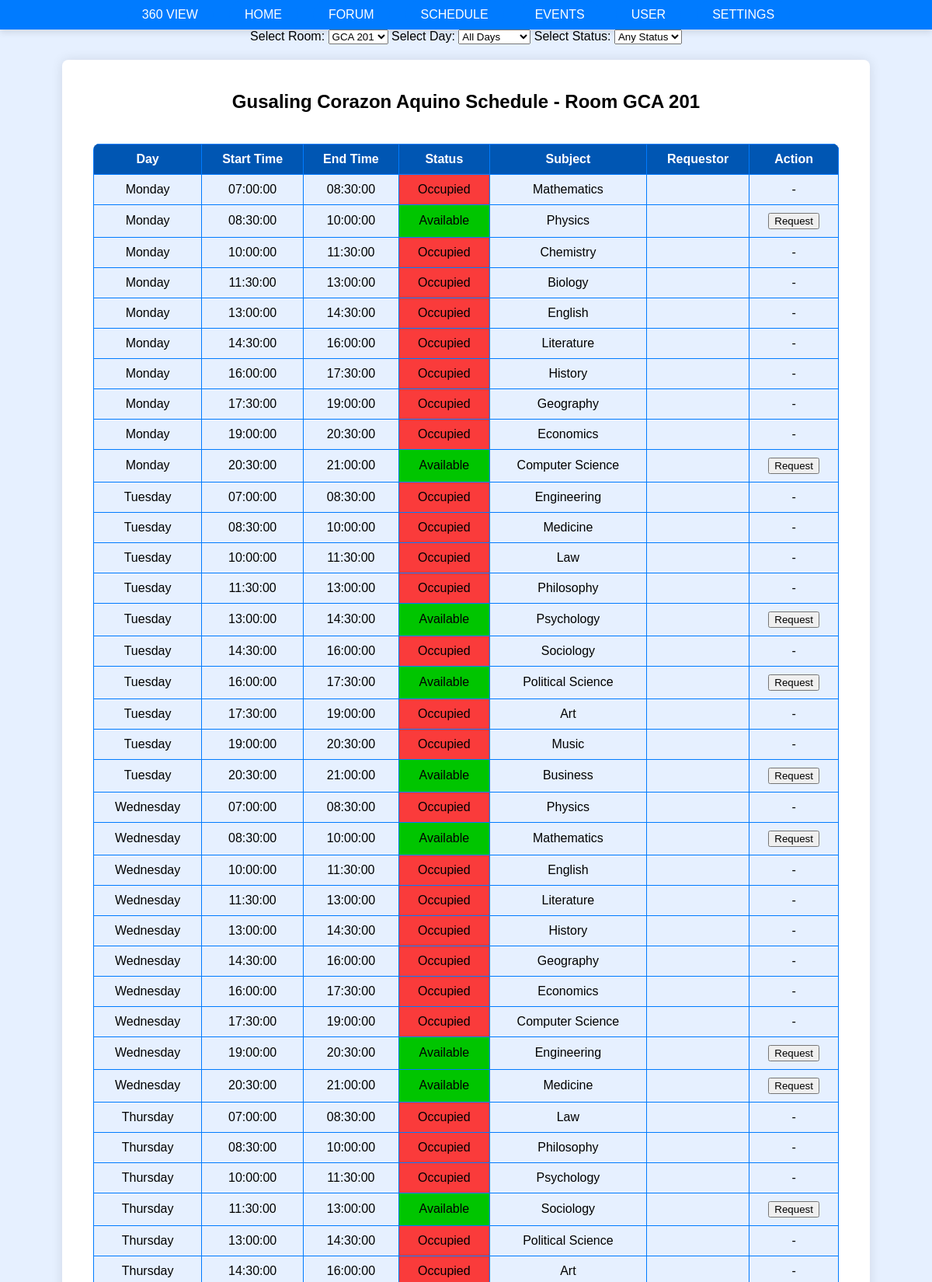
The page /gcaschedule.php (signed in, upper part) on the database its author committed.
### tables this page shows
CREATE TABLE `rooms` (
  `room_id` int(11) NOT NULL,
  `building` varchar(50) NOT NULL,
  `floor_number` int(11) NOT NULL,
  `room_number` varchar(10) NOT NULL
);

CREATE TABLE `schedules` (
  `schedule_id` int(11) NOT NULL,
  `room_id` int(11) NOT NULL,
  `day_of_week` enum('Monday','Tuesday','Wednesday','Thursday','Friday','Saturday') NOT NULL,
  `start_time` time NOT NULL,
  `end_time` time NOT NULL,
  `status` enum('Available','Occupied','Pending') DEFAULT 'Available',
  `subject` varchar(50) DEFAULT NULL,
  `user_id` int(11) DEFAULT NULL
);

### public/gcaschedule.php (the view, shortened to what this page needs)
<?php
require_once 'includes/dbh.inc.php';
$building_name = 'Gusaling Corazon Aquino';
$selected_room_id = null;
$selected_day = null;
$selected_status = null;
if (isset($_POST['room'])) {
    $selected_room_id = $_POST['room'];
    $_SESSION['selected_room_id'] = $selected_room_id;
} else {
    if (empty($selected_room_id)) {
        $sql = "SELECT room_id FROM rooms WHERE building = :building LIMIT 1";
        $stmt = $pdo->prepare($sql);
        $stmt->execute([':building' => $building_name]);
        $room = $stmt->fetch(PDO::FETCH_ASSOC);
        $selected_room_id = $room['room_id'] ?? null;
    }
}
if (isset($_POST['day'])) {
    $selected_day = $_POST['day'];
    $_SESSION['selected_day'] = $selected_day;
} else {
    $selected_day = null;
}
if (isset($_POST['stat'])) {
    $selected_status = $_POST['stat'];
    $_SESSION['selected_status'] = $selected_status;
} else {
    $selected_status = null;
}
$is_professor = isset($_SESSION['role']) && $_SESSION['role'] === 'Professor';
$is_admin = isset($_SESSION['role']) && $_SESSION['role'] === 'Admin';
?>
<!DOCTYPE html>
<html lang="en">
<head>
    <link rel="stylesheet" href="assets/schedule.css">
    <link rel="stylesheet" href="assets/dropdown.css">
</head>
<body>
    <div class="top-ribbon">
        <div class="ribbon-button-container dropdown stay">
            <span class="ribbon-button ribbon-trigger dropView">360 VIEW</span>
        </div>
        <div class="ribbon-button-container stay">
            <a href="home.php" class="ribbon-button">HOME</a>
        </div>
        <div class="ribbon-button-container">
            <a href="forum.php" class="ribbon-button">FORUM</a>
        </div>
        <div class="ribbon-button-container">
            <a href="schedule.php" class="ribbon-button">SCHEDULE</a>
        </div>
        <div class="ribbon-button-container">
            <a href="events.html" class="ribbon-button">EVENTS</a>
        </div>
        <div class="ribbon-button-container">
            <a href="user.php" class="ribbon-button">USER</a>
        </div>
        <div class="ribbon-button-container">
            <a href="settings.html" class="ribbon-button">SETTINGS</a>
        </div>
    </div>
    <div class="filters">
        <div class="room-dropdown">
            <form method="POST" id="filterForm">
                <label for="room">Select Room:</label>
                <select name="room" id="room" onchange="this.form.submit()">
                    <?php
                    $sql = "SELECT room_id, room_number FROM rooms WHERE building = :building";
                    $stmt = $pdo->prepare($sql);
                    $stmt->execute([':building' => $building_name]);
                    $rooms = $stmt->fetchAll(PDO::FETCH_ASSOC);
                    foreach ($rooms as $room) {
                        $selected = $selected_room_id == $room['room_id'] ? 'selected' : '';
                        echo "<option value=\"{$room['room_id']}\" $selected>{$room['room_number']}</option>";
                    }
                    ?>
                </select>
                <label for="day">Select Day:</label>
                <select name="day" id="day" onchange="this.form.submit()">
                    <option value="" <?php echo $selected_day === null ? 'selected' : ''; ?>>All Days</option>
                </select>
                <label for="stat">Select Status:</label>
                <select name="stat" id="stat" onchange="this.form.submit()">
                    <option value="" <?php echo $selected_status === null ? 'selected' : ''; ?>>Any Status</option>
                </select>
            </form>
        </div>
    </div>
    <div class="building-schedule-container">
        <?php
        if ($selected_room_id) {
            $room_id = $selected_room_id;
            $sql = "SELECT room_number FROM rooms WHERE room_id = :room_id";
            $stmt = $pdo->prepare($sql);
            $stmt->execute([':room_id' => $room_id]);
            $room_number = $stmt->fetchColumn();
            echo "<h2>{$building_name} Schedule - Room {$room_number}</h2>";
            $sql = "SELECT schedules.*, users.full_name FROM schedules LEFT JOIN users ON schedules.user_id = users.user_id WHERE schedules.room_id = :room_id";
            $params = [':room_id' => $room_id];
            $stmt = $pdo->prepare($sql);
            $stmt->execute($params);
            $schedules = $stmt->fetchAll(PDO::FETCH_ASSOC);
            echo "<table class=\"schedule-table\">";
            echo "<thead><tr><th>Day</th><th>Start Time</th><th>End Time</th><th>Status</th><th>Subject</th>";
            if ($is_professor|| $is_admin) {
                echo "<th>Requestor</th><th>Action</th>";
            }
            echo "</tr></thead>";
            echo "<tbody>";
            foreach ($schedules as $schedule) {
                echo "<tr>";
                echo "<td>{$schedule['day_of_week']}</td>";
                echo "<td>{$schedule['start_time']}</td>";
                echo "<td>{$schedule['end_time']}</td>";
                if ($schedule['status'] == 'Available')
                    {echo "<td class=\"available\">{$schedule['status']}</td>";}
                elseif ($schedule['status'] == 'Occupied' && $schedule['user_id'] == $_SESSION['user_id'])
                    {echo "<td class=\"occupied-own\">{$schedule['status']} (YOU)</td>";}
                elseif ($schedule['status'] == 'Pending')
                    {echo "<td class=\"pending\">{$schedule['status']}</td>";}
                else
                    {echo "<td class=\"occupied\">{$schedule['status']}</td>";}
                echo "<td>{$schedule['subject']}</td>";
                if ($is_professor) {
                    echo "<td>{$schedule['full_name']}</td>";
                    echo "<td>";
                    if ($schedule['status'] == 'Available') {
                        echo "<form method=\"POST\">";
                        echo "<button type=\"submit\" name=\"occupy_schedule\">Request</button>";
                        echo "</form>";
                    } elseif ($schedule['status'] == 'Occupied' && $schedule['user_id'] == $_SESSION['user_id']) {
                        echo "<form method=\"POST\">";
                        echo "<input type=\"hidden\" name=\"schedule_id\" value=\"{$schedule['schedule_id']}\">";
                        echo "<button type=\"submit\" name=\"unoccupy_schedule\">Unoccupy</button>";
                        echo "</form>";
                    } else {
                        echo "-";
                    }
                    echo "</td>";
                }
                echo "</tr>";
            }
            echo "</tbody></table>";
        }
        ?>
    </div>
</body>
</html>

### public/assets/schedule.css (style rules this page uses)
body { font-family: Arial, sans-serif; background-color: #e6f0ff; display: flex; flex-direction: column; align-items: center; height: 100vh; margin: 0; }
.top-ribbon { background-color: #007bff; width: 100%; padding: 10px 0; display: flex; justify-content: center; box-shadow: 0 4px 8px rgba(0, 0, 0, 0.1); }
.ribbon-button-container { margin: 0 10px; }
.ribbon-button { padding: 10px 20px; background-color: #007bff; color: white; text-decoration: none; border-radius: 20px; font-size: 16px; transition: background-color 0.3s, color 0.3s; }
.building-schedule-container { background-color: #ffffff; padding: 20px 40px; border-radius: 8px; box-shadow: 0 0 15px rgba(0, 0, 0, 0.1); text-align: center; margin-top: 20px; display: flex; flex-direction: column; align-items: center; justify-content: center; width: 80%; }
.schedule-table { width: 100%; border-collapse: collapse; margin-top: 20px; }
.schedule-table th, .schedule-table td { border: 1px solid #007bff; padding: 10px; text-align: center; }
.schedule-table th { background-color: #0056b3; color: white; }
.schedule-table td { background-color: #e6f0ff; }
.schedule-table { border-radius: 8px; overflow: hidden; }
.schedule-table td.available { background-color: rgb(0, 197, 0); }
.schedule-table td.occupied { background-color: rgb(250, 59, 59); }

### public/assets/dropdown.css (style rules this page uses)
.dropdown { position: relative; padding-top: 0px; padding-bottom: 0px; }
.ribbon-trigger { cursor: pointer; display: none; }
.stay .ribbon-trigger { display: block; padding-top: 0px; padding-bottom: 0px; }

### rows shown on the page
rooms: room_number "GCA 201"
schedules: day_of_week "Monday", start_time "07:00:00", end_time "08:30:00", status "Occupied", subject "Mathematics"
schedules: day_of_week "Monday", start_time "08:30:00", end_time "10:00:00", status "Available", subject "Physics"
schedules: day_of_week "Monday", start_time "10:00:00", end_time "11:30:00", status "Occupied", subject "Chemistry"
schedules: day_of_week "Monday", start_time "11:30:00", end_time "13:00:00", status "Occupied", subject "Biology"
schedules: day_of_week "Monday", start_time "13:00:00", end_time "14:30:00", status "Occupied", subject "English"
schedules: day_of_week "Monday", start_time "14:30:00", end_time "16:00:00", status "Occupied", subject "Literature"
schedules: day_of_week "Monday", start_time "16:00:00", end_time "17:30:00", status "Occupied", subject "History"
schedules: day_of_week "Monday", start_time "17:30:00", end_time "19:00:00", status "Occupied", subject "Geography"
schedules: day_of_week "Monday", start_time "19:00:00", end_time "20:30:00", status "Occupied", subject "Economics"
schedules: day_of_week "Monday", start_time "20:30:00", end_time "21:00:00", status "Available", subject "Computer Science"
schedules: day_of_week "Tuesday", start_time "07:00:00", end_time "08:30:00", status "Occupied", subject "Engineering"
schedules: day_of_week "Tuesday", start_time "08:30:00", end_time "10:00:00", status "Occupied", subject "Medicine"
schedules: day_of_week "Tuesday", start_time "10:00:00", end_time "11:30:00", status "Occupied", subject "Law"
schedules: day_of_week "Tuesday", start_time "11:30:00", end_time "13:00:00", status "Occupied", subject "Philosophy"
schedules: day_of_week "Tuesday", start_time "13:00:00", end_time "14:30:00", status "Available", subject "Psychology"
schedules: day_of_week "Tuesday", start_time "14:30:00", end_time "16:00:00", status "Occupied", subject "Sociology"
schedules: day_of_week "Tuesday", start_time "16:00:00", end_time "17:30:00", status "Available", subject "Political Science"
schedules: day_of_week "Tuesday", start_time "17:30:00", end_time "19:00:00", status "Occupied", subject "Art"
schedules: day_of_week "Tuesday", start_time "19:00:00", end_time "20:30:00", status "Occupied", subject "Music"
schedules: day_of_week "Tuesday", start_time "20:30:00", end_time "21:00:00", status "Available", subject "Business"
schedules: day_of_week "Wednesday", start_time "07:00:00", end_time "08:30:00", status "Occupied", subject "Physics"
schedules: day_of_week "Wednesday", start_time "08:30:00", end_time "10:00:00", status "Available", subject "Mathematics"
schedules: day_of_week "Wednesday", start_time "10:00:00", end_time "11:30:00", status "Occupied", subject "English"
schedules: day_of_week "Wednesday", start_time "11:30:00", end_time "13:00:00", status "Occupied", subject "Literature"
schedules: day_of_week "Wednesday", start_time "13:00:00", end_time "14:30:00", status "Occupied", subject "History"
schedules: day_of_week "Wednesday", start_time "14:30:00", end_time "16:00:00", status "Occupied", subject "Geography"
schedules: day_of_week "Wednesday", start_time "16:00:00", end_time "17:30:00", status "Occupied", subject "Economics"
schedules: day_of_week "Wednesday", start_time "17:30:00", end_time "19:00:00", status "Occupied", subject "Computer Science"
schedules: day_of_week "Wednesday", start_time "19:00:00", end_time "20:30:00", status "Available", subject "Engineering"
schedules: day_of_week "Wednesday", start_time "20:30:00", end_time "21:00:00", status "Available", subject "Medicine"
schedules: day_of_week "Thursday", start_time "07:00:00", end_time "08:30:00", status "Occupied", subject "Law"
schedules: day_of_week "Thursday", start_time "08:30:00", end_time "10:00:00", status "Occupied", subject "Philosophy"
schedules: day_of_week "Thursday", start_time "10:00:00", end_time "11:30:00", status "Occupied", subject "Psychology"
schedules: day_of_week "Thursday", start_time "11:30:00", end_time "13:00:00", status "Available", subject "Sociology"
schedules: day_of_week "Thursday", start_time "13:00:00", end_time "14:30:00", status "Occupied", subject "Political Science"
schedules: day_of_week "Thursday", start_time "14:30:00", end_time "16:00:00", status "Occupied", subject "Art"

### other values the page prints
$building_name "Gusaling Corazon Aquino"
form field room "GCA 201"
